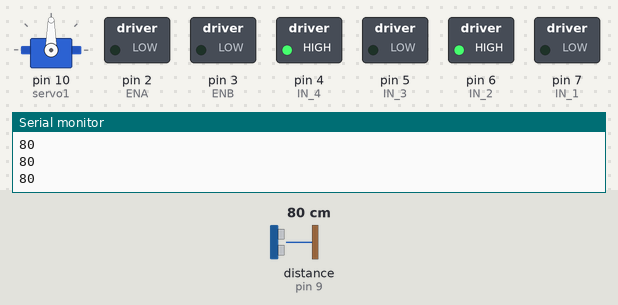
Recording of a sketch running on a simulated Arduino Uno, built with avr-gcc and run on an emulated ATmega328P. Shown: servo, switched loads named in the sketch (green lamp = pin HIGH), the last lines printed to the serial monitor. Wiring (inferred from the names in the program): ultrasonic range finder: trigger pin 8; echo pin 9. Dashed ring = blinking. Inputs (shaded band) come from the test bench; at power-on: distance to the obstacle (sensor on pin 9) 80 cm. The echo pulse lasts 58.3 µs per cm; pins used as bus, display or sensor lines are not drawn.

Above: at 1.2 s.
1.3 s: distance to the obstacle (sensor on pin 9) set to 32 cm
4.3 s: distance to the obstacle (sensor on pin 9) set to 28 cm
At 6.9 s:
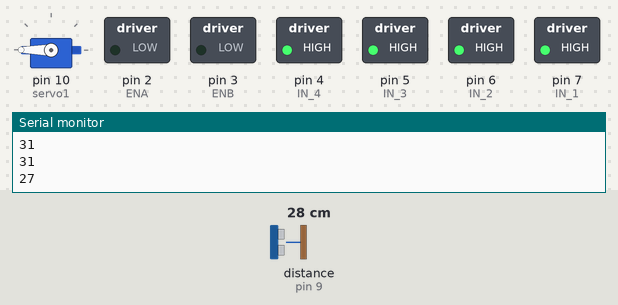
7.3 s: distance to the obstacle (sensor on pin 9) set to 35 cm
At 7.98 s:
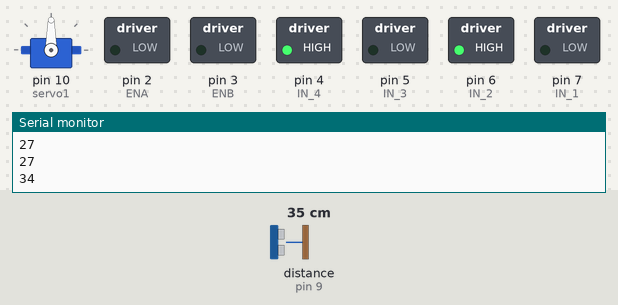
10.3 s: distance to the obstacle (sensor on pin 9) set to 2 cm
At 11.1 s:
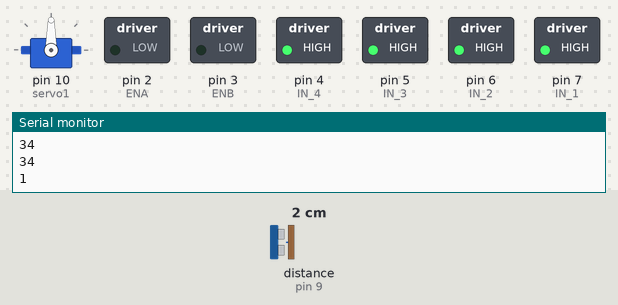
Timing chart, 0 to 14.2 s (numbered marks = the images above; inputs shaded):
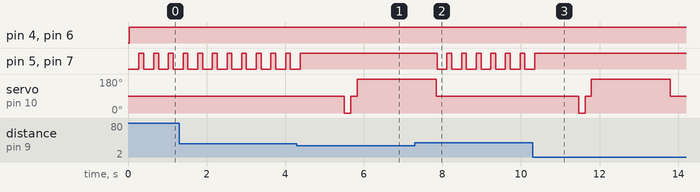

Measured:
- the behaviour switches between 31 and 30 cm on distance to the obstacle (sensor on pin 9) (found by bisection; images 0 and 1)
- after the input at 4.3 s, pin 5 (IN_3), pin 7 (IN_1): goes on until 4.4 s, then stays HIGH; servo on pin 10 (servo1): 90° → 0° after 1.2 s, → 90° 0.16 s later, → 180° 0.16 s later
- after the input at 7.3 s, pin 5 (IN_3), pin 7 (IN_1): alternates HIGH for 0.12 s and LOW for 0.25 s, starting after 0.56 s; servo on pin 10 (servo1): goes on until 7.8 s, then stays 90°
- after the input at 10.3 s, pin 5 (IN_3), pin 7 (IN_1): goes on until 10.4 s, then stays HIGH; servo on pin 10 (servo1): 90° → 0° after 1.2 s, → 90° 0.16 s later, → 180° 0.16 s later, → 90° 2.0 s later
- by itself, pin 5 (IN_3), pin 7 (IN_1): alternates HIGH for 0.12 s and LOW for 0.25 s

The sketch:

sketch_ver_2.0.ino
```cpp
#include <Servo.h>
Servo servo1;

int IN_1 = 7;
int IN_2 = 6;
int ENA = 2;
int ENB = 3;
int IN_3 = 5;
int IN_4 = 4;
int echoPin = 9;
int trigPin = 8;
 //int rotation = 0;
void setup()
{

Serial.begin (9600);
pinMode(IN_1,OUTPUT);
pinMode(IN_2,OUTPUT);
pinMode(ENA,OUTPUT);
pinMode(IN_3,OUTPUT);
pinMode(IN_4,OUTPUT);
pinMode(ENB,OUTPUT);
pinMode(trigPin, OUTPUT);
pinMode(echoPin, INPUT);
servo1.attach(10);

}
void motorAforward( ) {
 digitalWrite (IN_1, LOW);
 digitalWrite (IN_2, HIGH);
 analogWrite(ENA,0);
}
  void motorBforward( ) {
 digitalWrite (IN_3,LOW );
 digitalWrite (IN_4, HIGH);
 analogWrite(ENB,0);
}
void motorAbackward( ) {
 digitalWrite (IN_1, HIGH);
 digitalWrite (IN_2, LOW);
 analogWrite(ENA,120);
}
void motorBbackward( ) {
 digitalWrite (IN_3, HIGH);
 digitalWrite (IN_4, LOW);
 analogWrite(ENB,120);
}
void motorAstop( ) {
 digitalWrite (IN_1, HIGH);
 digitalWrite (IN_2, HIGH);
 analogWrite(ENA,0);
}
void motorBstop( ) {
 digitalWrite (IN_3, HIGH);
 digitalWrite (IN_4, HIGH);
 analogWrite(ENB,0);
}
void forward ( ) {
 motorAforward();
 motorBforward();
}
void backward ( ) {
 motorAbackward();
 motorBbackward();
}
void right ( ) {
 motorAforward();
 motorBbackward();
}
void left () {
 motorBforward();
 motorAbackward();
}
void breakMotors() {
 motorAstop();
 motorBstop();
}
int Duration()
{
  int duration, cm;
  digitalWrite(trigPin, LOW);
  delayMicroseconds(2);
  digitalWrite(trigPin, HIGH);
  delayMicroseconds(10);
  digitalWrite(trigPin, LOW);
  duration = pulseIn(echoPin, HIGH);
  cm = duration / 58;
 // Serial.print(cm);
//  Serial.println(" ");
 delay(10);
 return cm;
}
void loop()
{
int pos=90;
int right0;
int rightwor;
int left180;
int forward90;
int cm,x,y;


  pos = 90;
  servo1.write(pos);
  delay(10);
  x = Duration();
   Serial.println(x);
 if(x < 30 && pos==90)
 {

  motorAstop();
  motorBstop();
  delay(1000);
  servo1.write(0);
  right0=Duration();
  delay(150);
servo1.write(90);
    forward90=Duration();
    delay(150);
servo1.write(180);
    left180=Duration();
  delay(2000);

  Serial.println(right0);
  Serial.println(left180);
 if(right0>left180 && forward90<30)
    {
      right();

      delay(100);
      rightwor=Duration();
      delay(250);
      if(rightwor>30){
        forward();
        }
    }
 if (right0<left180)
 { left();
   delay(100);
  rightwor=Duration();
  delay(250);
      if(rightwor>30){
        forward();
        }
     }
 }
 else
 {
  forward ();
  delay(250);
  motorAstop();
  motorBstop();
  delay(100);
 }
  }
```
